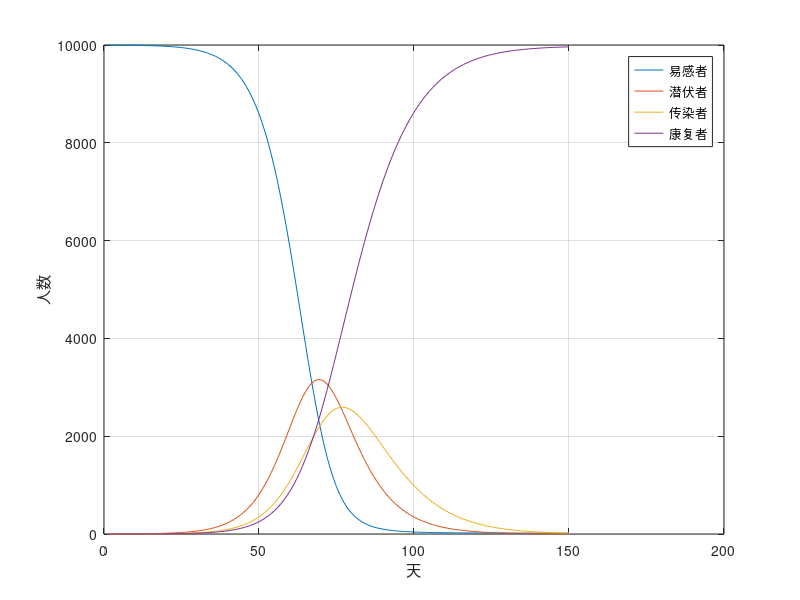

Write the MATLAB code that produced this figure.
%--------------------------------------------------------------------------

% 初始化

%--------------------------------------------------------------------------

clear;clc;

%--------------------------------------------------------------------------

% 参数设置

%--------------------------------------------------------------------------

N = 10000;

E = 0;

I = 1;

S = N - I;

R = 0;

r = 20;

B = 0.03;

a = 0.1;

y = 0.1;

T = 1:150;

for i = 1:length(T)-1

S(i+1) = S(i) - r*B*S(i)*I(i)/N(1);

E(i+1) = E(i) + r*B*S(i)*I(i)/N(1)-a*E(i);

I(i+1) = I(i) + a*E(i) - y*I(i);

R(i+1) = R(i) + y*I(i);

end

plot(T,S,T,E,T,I,T,R);grid on;

xlabel('天');ylabel('人数')

legend('易感者','潜伏者','传染者','康复者')